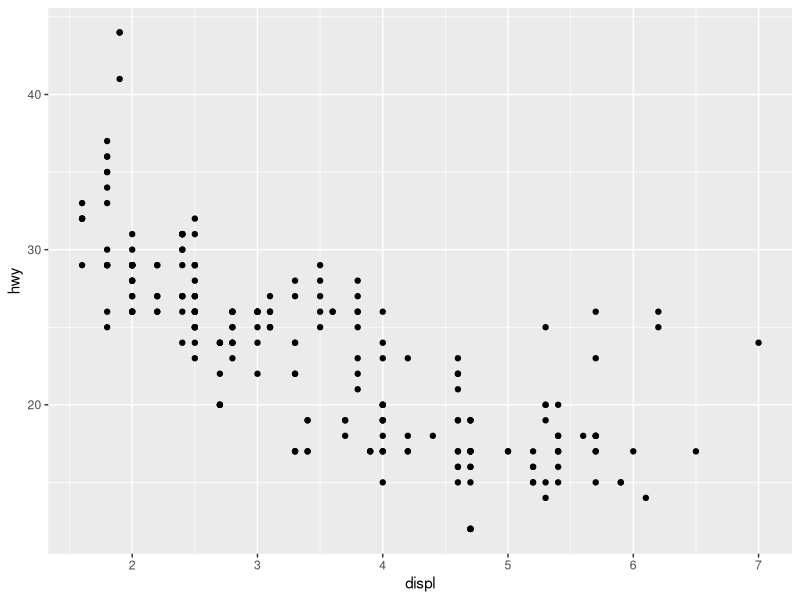
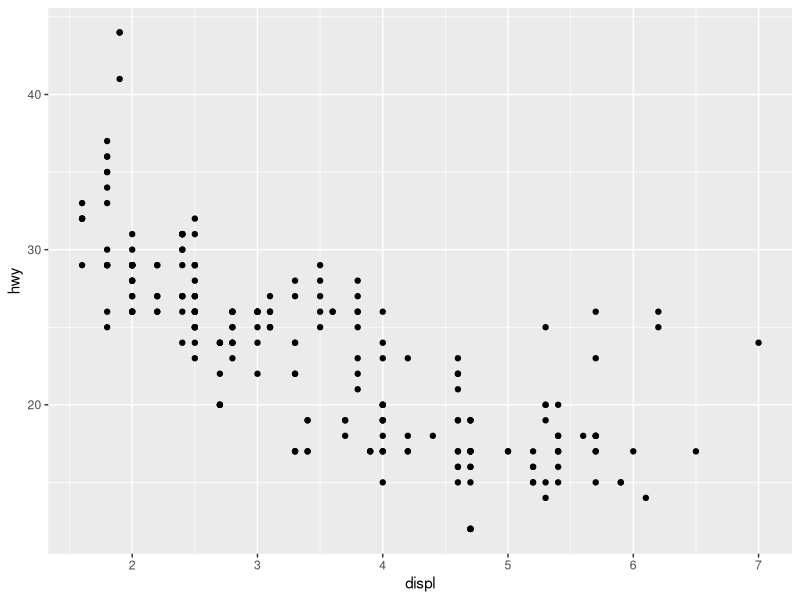
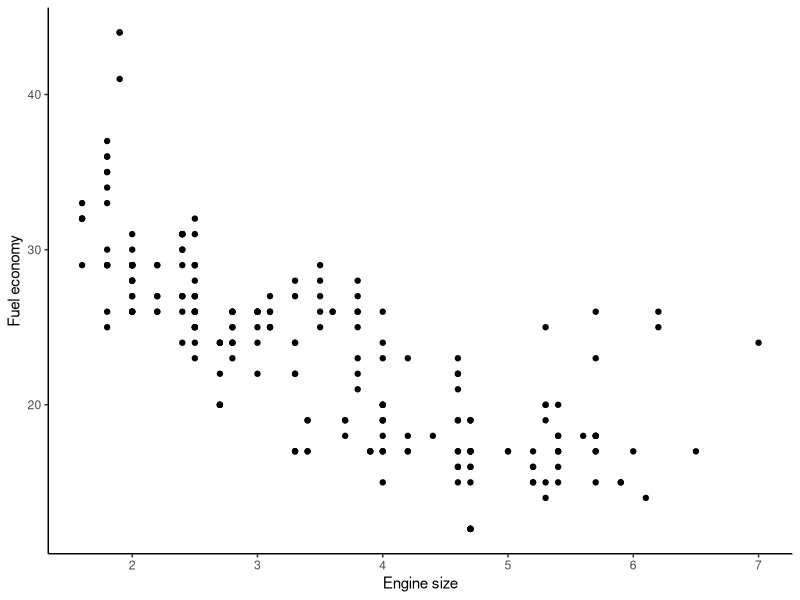
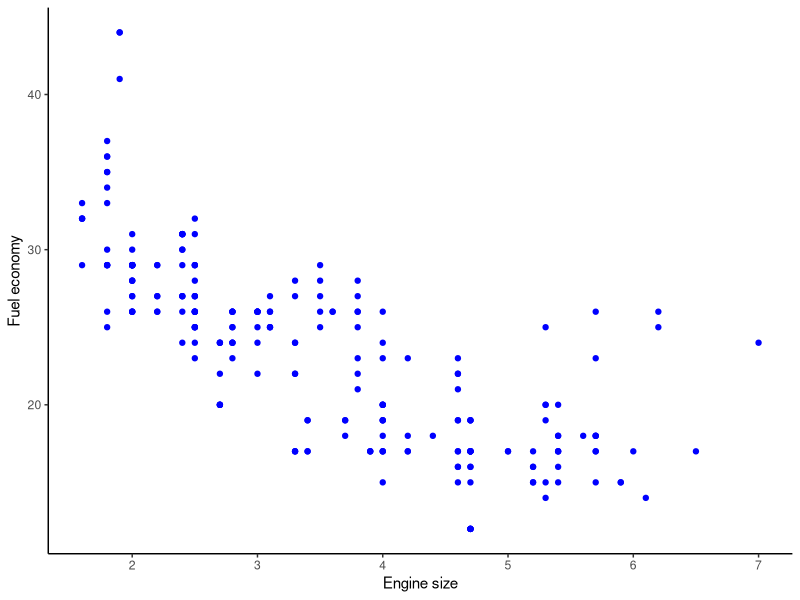
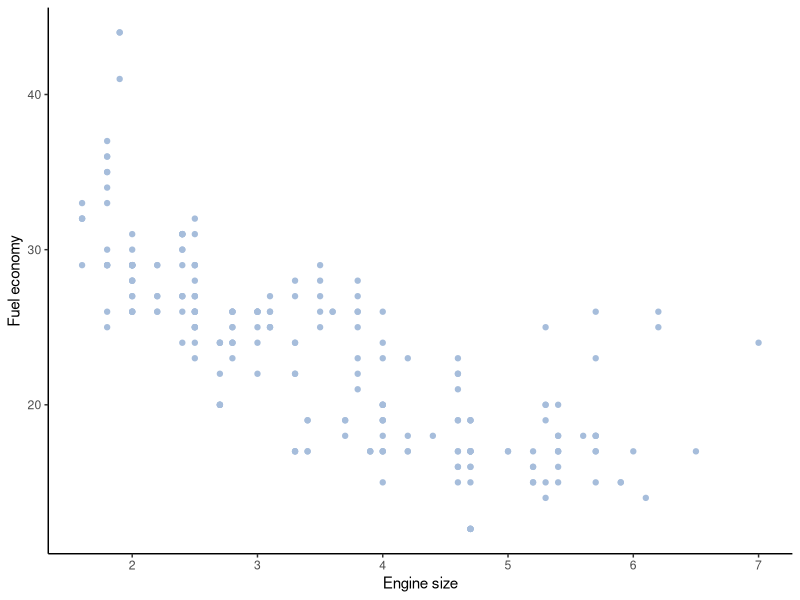
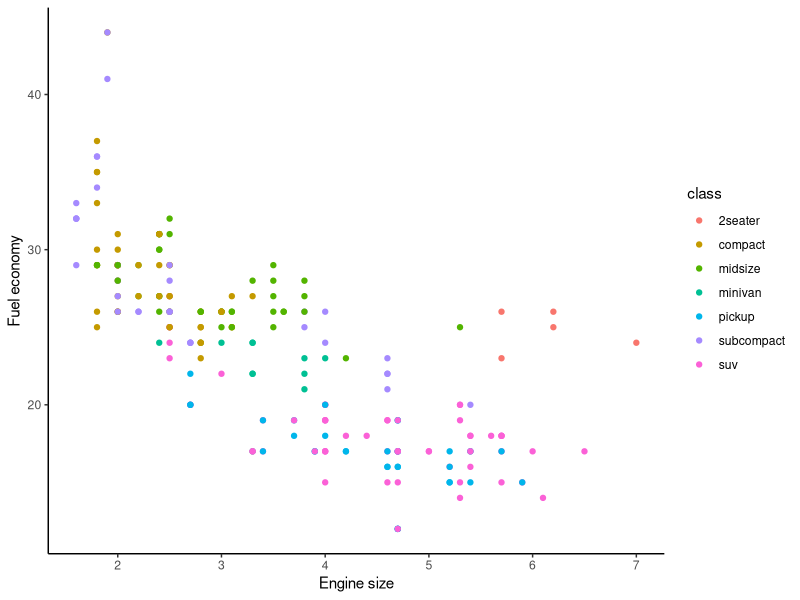
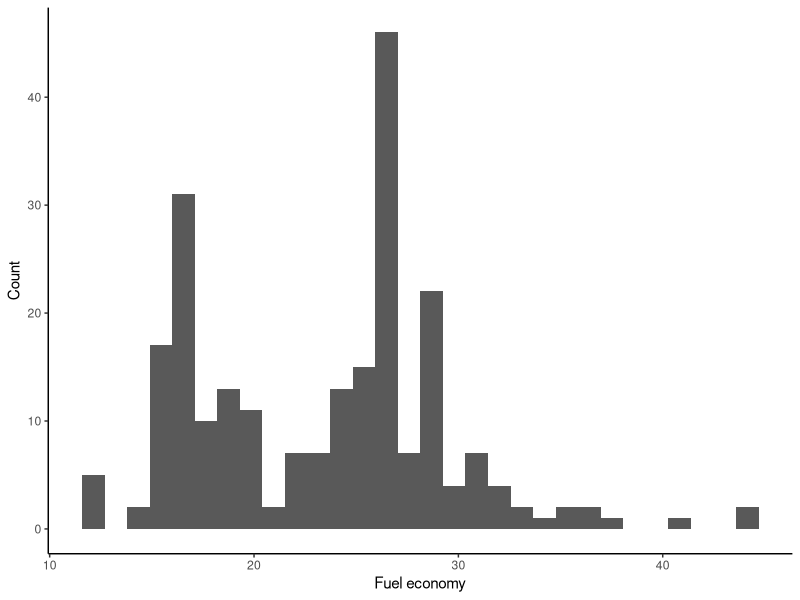

These figures' R source, in order:
## ---- chunk 1
knitr::opts_chunk$set(echo = TRUE)

## ---- chunk 2

# addition; subtraction
# you can write separate commands on the same line by using a semi-colon
2+2; 4-4

#multiplication
8*9

#division
1e3/10

#exponents and logs
2^8; sqrt(256); log(100, base = 10); log(1, base = exp(1))

#combination
(2^8) / (sqrt(2)+2 +log(10))

#You can try more by typing ?"/"

## ---- chunk 3

a = 4+5; b = 2
print(a)

a*24

a + b

a^b

#special variables and built-in constants
exp(1); pi; pi-0.1341593; pi^2

#variables don't just have to be numbers
a = "Hello World"; a; print(a)


## ---- chunk 4

#For loop
for( i in 1:5 ){
  print(i^2)
}

#We can also add conditions
for( i in 1:5 ){
  if( i < 2 ){
    print(i)}else{
      print(i + 1)
    }
}

#While loop
i<-0
while( i < 5 ){
  print(i)
  i=i+1
}


## ---- chunk 5

#Built-in functions
max(0, 2, 5); min(0, 2, 5); mean(0:200)

#the paste() function pastes characters with other characters or numbers
paste("This is the square root of 2: ", sqrt(2), sep = "")


## ---- chunk 6

#Custom function 
custom_function = function(x){
  if(x < 100){
    return(x)
  }
}

custom_function(10); custom_function(100)

## ---- chunk 7

#sapply requires 2 arguments
#1. the vector to loop over
#2. the function to apply - this could be a built-in or custom function
a = c(1:10)
b = sapply(a, custom_function)
b

## ---- chunk 8

####### Vectors ############
# vectors are one-dimensional lists of elements
# you can concatenate both characters and numbers using "c()"
a = c(2, "f","hello",10)

# you can access specific elements of a vector using index
a[3]; a[2:4]

# changing an element
a[3] = "bye"

b = c(1:10); d = c(1, 2, 10, 5:6)

## ---- chunk 9

########### Matrices ###########
# matrices are two dimensional objects
mat = matrix(c(1:20), 5, 4)
mat

#accessing specific rows and columns
#first number indicates row and second number indicates column 
mat[2,3]

#accessing a row
mat[4,]

#accessing a column
mat[,2]

## ---- chunk 10

########### Data frames ###########
# data frames are more formatted tables with named columns
dat <- data.frame (
  Training = c("Strength", "Stamina", "Other"),
  Pulse = c(100, 150, 120),
  Duration = c(60, 30, 45)
)

dat

# accessing specific columns
dat$Training; dat['Training']

# operating on a column
dat$Duration/5



## ---- chunk 11

#code here

## ---- chunk 12

#code here

## ---- chunk 13



## ---- chunk 14

library(ggplot2)

# the head() function allows you to see the first 6 lines 
head(mpg)

## ---- chunk 15


ggplot(mpg, aes(x = displ, y = hwy)) + 
  geom_point()


## ---- chunk 16

ggplot(mpg) + 
  geom_point(aes(displ, hwy))


## ---- chunk 17

ggplot(mpg, aes(x = displ, y = hwy)) + 
  geom_point() + 
  theme_classic() + # change theme
  labs(x = "Engine size", y = "Fuel economy") # axis labels

## ---- chunk 18

# if you want to change the color of ALL points, place "color" outside aes()
ggplot(mpg) + 
  geom_point(aes(x = displ, y = hwy), 
             color = "blue") + 
  theme_classic() + # change theme
  labs(x = "Engine size", y = "Fuel economy") # axis labels

#You can provide hex codes for the colors as well
#I personally like getting these from https://colorbrewer2.org/
ggplot(mpg) + 
  geom_point(aes(x = displ, y = hwy), 
             color = "#a6bddb") + 
  theme_classic() + # change theme
  labs(x = "Engine size", y = "Fuel economy") # axis labels

#if you want to change the color of points by some factor, place "color" inside aes()
ggplot(mpg) + 
  geom_point(aes(x = displ, y = hwy, color = class)) + 
  theme_classic() + # change theme
  labs(x = "Engine size", y = "Fuel economy") # axis labels

## ---- chunk 19


ggplot(mpg, aes(x = hwy)) + 
  geom_histogram() + 
  theme_classic() + # change theme
  labs(x = "Fuel economy", y = "Count") # axis labels


